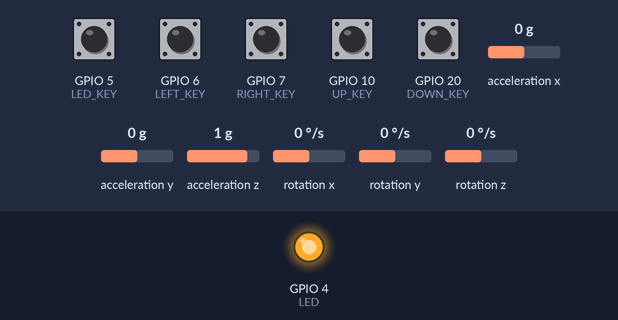
Recording of a sketch running on a simulated ESP32-S3. Parts: output pins drawn as LEDs (lit = HIGH). Wiring (inferred from the names in the program): MPU-6050 motion sensor at I2C address 0x68. Inputs (shaded band) come from the test bench; at power-on: GPIO 5 (LED_KEY), GPIO 6 (LEFT_KEY), GPIO 7 (RIGHT_KEY), GPIO 10 (UP_KEY), GPIO 20 (DOWN_KEY) HIGH, acceleration x 0 g, acceleration y 0 g, acceleration z 1 g, rotation x 0 °/s, rotation y 0 °/s, rotation z 0 °/s. USB keyboard and mouse output is not drawn.

Above: at 1.3 s.
1.4 s: GPIO 5 (LED_KEY) pulled LOW for 0.15 s
At 2.7 s:
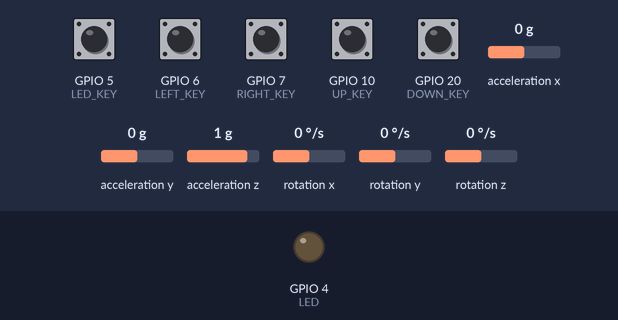
3.0 s: GPIO 5 (LED_KEY) pulled LOW for 1 s
At 5.0 s:
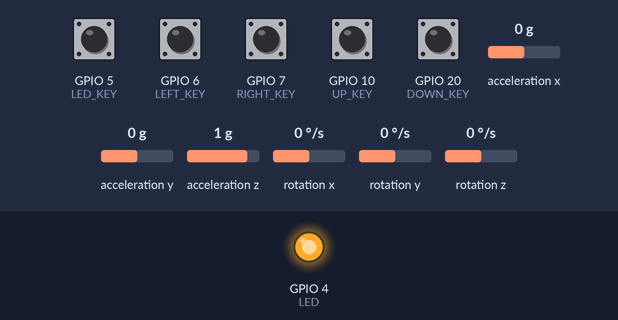
Timing chart, 0 to 6.5 s (numbered marks = the images above; inputs shaded):
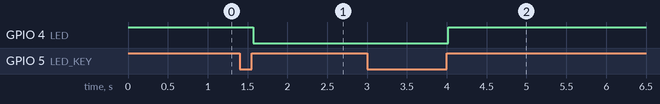

The sketch:

MagicWand.ino
```cpp
#include <Wire.h>
#include <BleMouse.h>

#define LED 4
#define LED_KEY 5
#define LEFT_KEY 6
#define RIGHT_KEY 7
#define UP_KEY 10
#define DOWN_KEY 20
//接线详情看README

BleMouse bleMouse("Magic Wand", " ", 100);//可以修改设备名称以及生产厂家
int Sensitivity = 500;//鼠标移动的灵敏度
int val = 0;
int o_val = 0;
int state = 0;
uint8_t data[6];
int16_t gyroX, gyroZ;
uint32_t timer;
uint8_t i2cData[14];
const uint8_t IMUAddress = 0x68;//MPU6050的I2C地址
const uint16_t I2C_TIMEOUT = 1000;

uint8_t i2cWrite(uint8_t registerAddress, uint8_t* data, uint8_t length, bool sendStop) {
  Wire.beginTransmission(IMUAddress);
  Wire.write(registerAddress);
  Wire.write(data, length);
  return Wire.endTransmission(sendStop);
}

uint8_t i2cWrite2(uint8_t registerAddress, uint8_t data, bool sendStop) {
  return i2cWrite(registerAddress, &data, 1, sendStop);
}

uint8_t i2cRead(uint8_t registerAddress, uint8_t* data, uint8_t nbytes) {
  uint32_t timeout;
  Wire.beginTransmission(IMUAddress);
  Wire.write(registerAddress);
  if (Wire.endTransmission(false))
    return 1;
  Wire.requestFrom(IMUAddress, nbytes, (uint8_t)true);
  for (uint8_t i = 0; i < nbytes; i++) {
    if (Wire.available())
      data[i] = Wire.read();
    else {
      timeout = micros();
      while (((micros() - timeout) < I2C_TIMEOUT) && !Wire.available());

      if (Wire.available())
        data[i] = Wire.read();
      else
        return 2;
    }
  }
  return 0;
}

void setup() {
  pinMode(LEFT_KEY, INPUT_PULLUP);
  pinMode(RIGHT_KEY, INPUT_PULLUP);
  pinMode(UP_KEY, INPUT_PULLUP);
  pinMode(DOWN_KEY, INPUT_PULLUP);
  pinMode(LED_KEY, INPUT_PULLUP);
  pinMode(LED, OUTPUT);
  digitalWrite(LED, HIGH);//上电默认LED熄灭
  Wire.begin();

  i2cData[0] = 7;
  i2cData[1] = 0x00;
  i2cData[3] = 0x00;

  while (i2cWrite(0x19, i2cData, 4, false));
  while (i2cWrite2(0x6B, 0x01, true));
  while (i2cRead(0x75, i2cData, 1));
  delay(50);
  while (i2cRead(0x3B, i2cData, 6));

  timer = micros();
  bleMouse.begin();
  delay(100);
}

void loop() {
  while (i2cRead(0x3B, i2cData, 14));
  gyroX = ((i2cData[8] << 8) | i2cData[9]);
  gyroZ = ((i2cData[12] << 8) | i2cData[13]);
  gyroX = gyroX / Sensitivity / 1.1  * -1;
  gyroZ = gyroZ / Sensitivity  * -1;

  val = digitalRead(LED_KEY);
  if (val == HIGH && o_val == LOW) {
    state = 1 - state;
    delay(10);
  }
  o_val = val;
  if (state == 1) {
    digitalWrite(LED, HIGH);
  } else {
    digitalWrite(LED, LOW);
  }

  if (bleMouse.isConnected()) {
    bleMouse.move(gyroZ, -gyroX);
    if (digitalRead(LEFT_KEY) == LOW) {
      bleMouse.press(MOUSE_LEFT);
      delay(5);
    }
    if (digitalRead(LEFT_KEY) == HIGH) {
      bleMouse.release(MOUSE_LEFT);
      delay(5);
    }
    if (digitalRead(RIGHT_KEY) == LOW) {
      bleMouse.press(MOUSE_RIGHT);
      delay(5);
    }
    if (digitalRead(RIGHT_KEY) == HIGH) {
      bleMouse.release(MOUSE_RIGHT);
      delay(5);
    }
    if (digitalRead(UP_KEY) == LOW) {
      bleMouse.move(0, 0, 1);//默认滚轮滚1行，可以自行修改
      delay(100);
    }
    if (digitalRead(DOWN_KEY) == LOW) {
      bleMouse.move(0, 0, -1);//默认滚轮滚1行，可以自行修改
      delay(100);
    }

  }
  delay(1);//扫描频率，在流畅度和功耗之间做平衡
}
```

Measured:
- after the input at 1.4 s, GPIO 4 (LED): HIGH → LOW after 0.17 s
- after the input at 3.0 s, GPIO 4 (LED): LOW → HIGH after 1.0 s
